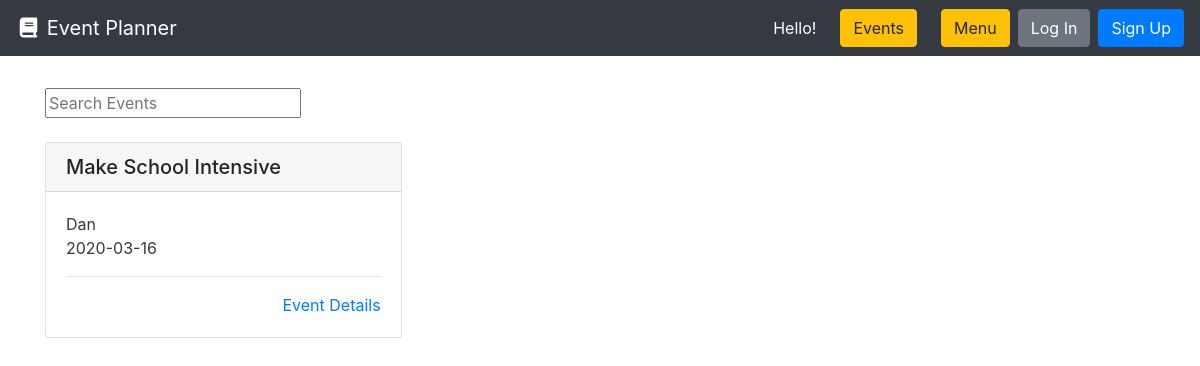
Before: / with the older database file.
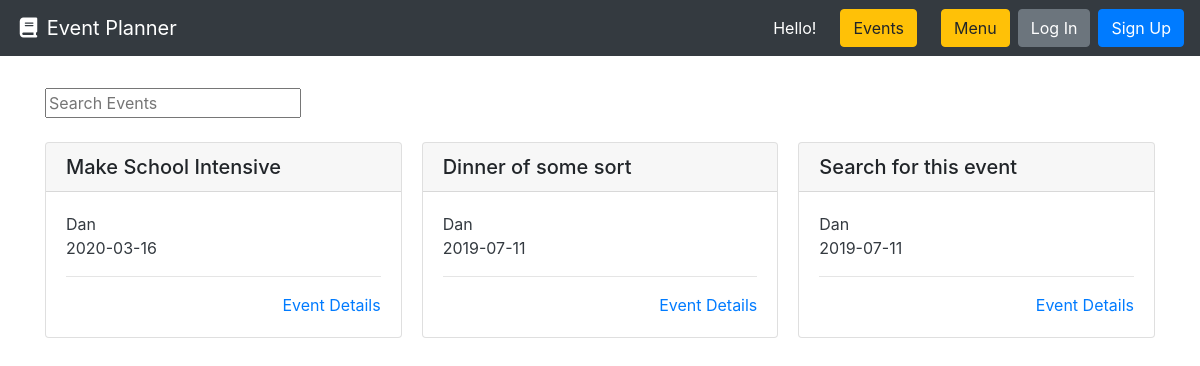
After: the same page with the newer database file.
### event_planner/models.py (models this page shows, shortened)
class Event(models.Model):
    name = models.CharField(max_length=100, blank=False, default='', null=True)
    coordinator = models.ForeignKey(User, blank=True, null=True, default='',on_delete=models.PROTECT, help_text="The user that posted this article.")
    slug = models.CharField(max_length=settings.WIKI_PAGE_TITLE_MAX_LENGTH, blank=True, editable=False, help_text="Unique URL path to access this page. Generated by the system.")
    details = models.TextField(help_text="Write the details of your page here.", null=True, default='')
    created = models.DateTimeField(auto_now_add=True, help_text="The date and time this page was created. Automatically generated when the model saves.")
    event_date = models.DateField(blank=False, null=False)
    event_time = models.TimeField(auto_now=False, auto_now_add=False)
    modified = models.DateTimeField(auto_now=True, help_text="The date and time this page was updated. Automatically generated when the model updates.")
    contact_person = models.CharField(max_length=100, blank=False, default='', null=False)
    location = models.CharField(max_length=100, blank=False, default='', null=False)
    number_of_guests = models.IntegerField(help_text='The number of guests.')

### event_planner/views.py (the view)
# urls.py: path('', EventListView.as_view(), name='event-list'),
class EventListView(ListView):
    model = Event
    def get(self, request):
        events = self.get_queryset().all()
        return render(request, 'event_planner/event-list.html',{
        'events': events
        })

### event_planner/templates/event_planner/event-list.html
{% extends "base.html" %}
{% block content %}
<form action="{% url 'search_results' %}" method="get">
  <input name="q" type="text" placeholder="Search Events">
</form>
<br>
{% if events %}
    <div class="card-columns">
      {% for event in events %}
        {% include "event_planner/partials/card.html" %}
      {% endfor %}
    </div>
    {% else %}
      <div class="alert alert-primary" role="alert">No events to display.</div>
    {% endif %}
{% endblock %}

### event_planner/templates/event_planner/partials/card.html
<div class="card mb-3">
  <h5 class="card-header ">{{ event.name }}</h5>
  <div class="card-body border-dark">
    <p class="card-text text-dark">
      {{ event.contact_person|truncatewords_html:30 }}
      <br>
      {{ event.event_date|truncatewords_html:30 }}
      <hr>
      <div class="text-right"><a href="{% url 'event-details-page' event.id %}" name="Event Details">Event Details</a></div>
  </div>
</div>

Changed rows visible on the page:
added Event: name "Dinner of some sort", contact_person "Dan", event_date "2019-07-11"
added Event: name "Search for this event", contact_person "Dan", event_date "2019-07-11"
